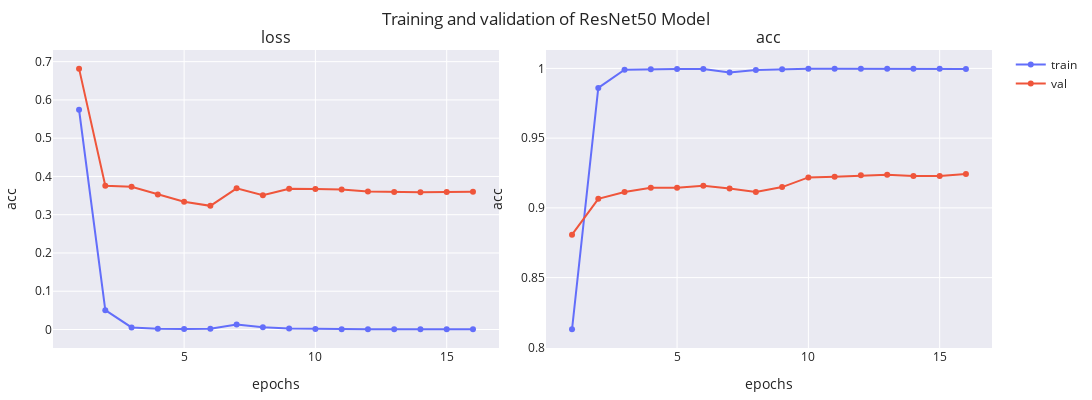

The notebook cell this image was saved under:
### Markdown cell above
#### ResNet-50 V2

### Code cell
resnet50 = PretrainedModel(num_classes=5, img_size=IMG_SIZE, pretrained='ResNet50')
optimizer = Adam(learning_rate=1e-4)
resnet50.compile(optimizer=optimizer, loss="sparse_categorical_crossentropy", metrics=[SparseCategoricalAccuracy('acc')])
resnet50_history = train_model(
    resnet50,
    train_dataset,
    val_dataset,
    path=model_dir,
    epochs=50,
    verbose=1,
    lr_patience=5,
    val_patience=10
).history
print(
    f"Final loss: training -> {resnet50_history['loss'][-1]:.2f}, validation -> {resnet50_history['val_loss'][-1]:.2f}"
)
print(
    f"Final accuracy: training -> {resnet50_history['acc'][-1]:.2f}, validation -> {resnet50_history['val_acc'][-1]:.2f}"
)
plot_history(resnet50_history, ['loss', 'acc'], name='ResNet50 Model')

### Figure 1 — Plotly figure (JSON) as saved in the notebook; plotly's stock layout.template omitted (floating-point values rounded to 4 significant figures)
{"data": [{"line": {"color": "#636EFA"}, "marker": {"color": "#636EFA"}, "mode": "lines+markers", "name": "train", "showlegend": true, "type": "scatter", "x": [1, 2, 3, 4, 5, 6, 7, 8, 9, 10, 11, 12, 13, 14, 15, 16], "xaxis": "x", "y": [0.5743, 0.05044, 0.005508, 0.002007, 0.001233, 0.002011, 0.01327, 0.006114, 0.002731, 0.001419, 0.0008134, 0.0005672, 0.0004569, 0.0004631, 0.0004108, 0.0004368], "yaxis": "y"}, {"line": {"color": "#EF553B"}, "marker": {"color": "#EF553B"}, "mode": "lines+markers", "name": "val", "showlegend": true, "type": "scatter", "x": [1, 2, 3, 4, 5, 6, 7, 8, 9, 10, 11, 12, 13, 14, 15, 16], "xaxis": "x", "y": [0.6817, 0.3758, 0.3732, 0.3526, 0.3339, 0.3232, 0.3689, 0.3506, 0.3681, 0.367, 0.3656, 0.361, 0.3592, 0.3589, 0.3594, 0.3599], "yaxis": "y"}, {"line": {"color": "#636EFA"}, "marker": {"color": "#636EFA"}, "mode": "lines+markers", "name": "train", "showlegend": false, "type": "scatter", "x": [1, 2, 3, 4, 5, 6, 7, 8, 9, 10, 11, 12, 13, 14, 15, 16], "xaxis": "x2", "y": [0.8129, 0.986, 0.999, 0.9995, 0.9997, 0.9996, 0.9971, 0.9988, 0.9994, 0.9997, 0.9997, 0.9998, 0.9998, 0.9998, 0.9998, 0.9997], "yaxis": "y2"}, {"line": {"color": "#EF553B"}, "marker": {"color": "#EF553B"}, "mode": "lines+markers", "name": "val", "showlegend": false, "type": "scatter", "x": [1, 2, 3, 4, 5, 6, 7, 8, 9, 10, 11, 12, 13, 14, 15, 16], "xaxis": "x2", "y": [0.8808, 0.9065, 0.9114, 0.9144, 0.9144, 0.9159, 0.9139, 0.9114, 0.9149, 0.9218, 0.9223, 0.9233, 0.9238, 0.9228, 0.9228, 0.9243], "yaxis": "y2"}], "layout": {"annotations": [{"font": {"size": 16}, "showarrow": false, "text": "loss", "x": 0.2375, "xanchor": "center", "xref": "paper", "y": 1, "yanchor": "bottom", "yref": "paper"}, {"font": {"size": 16}, "showarrow": false, "text": "acc", "x": 0.7625, "xanchor": "center", "xref": "paper", "y": 1, "yanchor": "bottom", "yref": "paper"}], "height": 400, "margin": {"b": 10, "l": 10, "r": 10, "t": 50}, "title": {"text": "Training and validation of ResNet50 Model"}, "width": 1200, "xaxis": {"anchor": "y", "domain": [0, 0.475], "title": {"text": "epochs"}}, "xaxis2": {"anchor": "y2", "domain": [0.525, 1], "title": {"text": "epochs"}}, "yaxis": {"anchor": "x", "domain": [0, 1], "title": {"text": "acc"}}, "yaxis2": {"anchor": "x2", "domain": [0, 1], "title": {"text": "acc"}}}}
